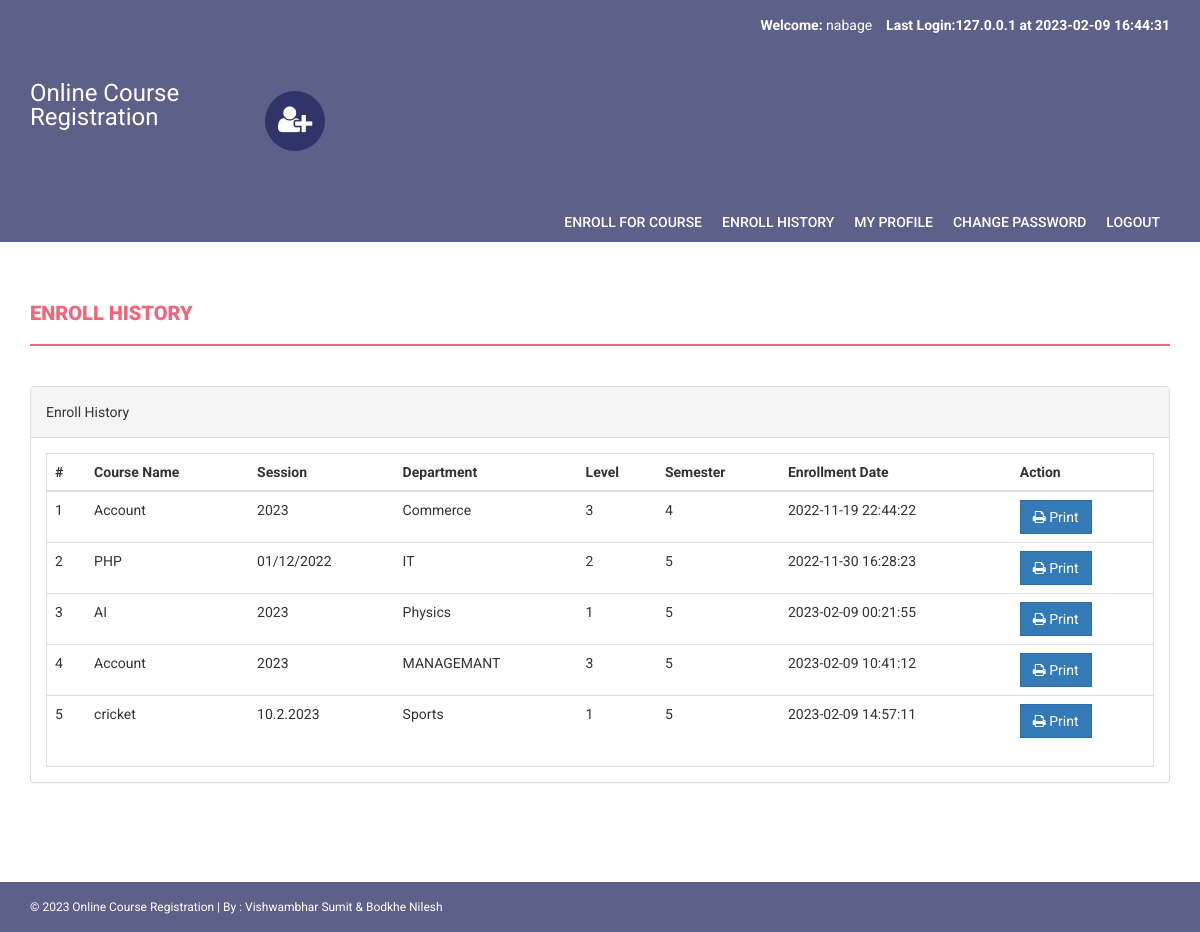
The page /onlinecourse/enroll-history.php (signed in) on the database its author committed.
### tables this page shows
CREATE TABLE IF NOT EXISTS `courseenrolls` (
  `id` int(11) NOT NULL AUTO_INCREMENT,
  `studentRegno` varchar(255) DEFAULT NULL,
  `pincode` varchar(255) DEFAULT NULL,
  `session` int(11) DEFAULT NULL,
  `department` int(11) DEFAULT NULL,
  `level` int(11) DEFAULT NULL,
  `semester` int(11) DEFAULT NULL,
  `course` int(11) DEFAULT NULL,
  `enrollDate` timestamp NULL DEFAULT CURRENT_TIMESTAMP,
  PRIMARY KEY (`id`)
);

CREATE TABLE IF NOT EXISTS `course` (
  `id` int(11) NOT NULL AUTO_INCREMENT,
  `courseCode` varchar(255) DEFAULT NULL,
  `courseName` varchar(255) DEFAULT NULL,
  `courseUnit` varchar(255) DEFAULT NULL,
  `noofSeats` int(11) DEFAULT NULL,
  `creationDate` timestamp NULL DEFAULT CURRENT_TIMESTAMP,
  `updationDate` varchar(255) DEFAULT NULL,
  PRIMARY KEY (`id`)
);

CREATE TABLE IF NOT EXISTS `session` (
  `id` int(11) NOT NULL AUTO_INCREMENT,
  `session` varchar(255) DEFAULT NULL,
  `creationDate` timestamp NULL DEFAULT CURRENT_TIMESTAMP,
  PRIMARY KEY (`id`)
);

CREATE TABLE IF NOT EXISTS `department` (
  `id` int(11) NOT NULL AUTO_INCREMENT,
  `department` varchar(255) DEFAULT NULL,
  `creationDate` timestamp NULL DEFAULT CURRENT_TIMESTAMP,
  PRIMARY KEY (`id`)
);

CREATE TABLE IF NOT EXISTS `level` (
  `id` int(11) NOT NULL AUTO_INCREMENT,
  `level` varchar(255) DEFAULT NULL,
  `creationDate` timestamp NULL DEFAULT CURRENT_TIMESTAMP,
  PRIMARY KEY (`id`)
);

CREATE TABLE IF NOT EXISTS `semester` (
  `id` int(11) NOT NULL AUTO_INCREMENT,
  `semester` varchar(255) DEFAULT NULL,
  `creationDate` timestamp NULL DEFAULT CURRENT_TIMESTAMP,
  `updationDate` varchar(255) DEFAULT NULL,
  PRIMARY KEY (`id`)
);

### onlinecourse/enroll-history.php (the view, shortened to what this page needs)
<?php
include('includes/config.php');
if(strlen($_SESSION['login'])==0)
{
header('location:index.php');
}else{
?>
<!DOCTYPE html>
<html xmlns="http://www.w3.org/1999/xhtml">
<head>
    <link href="assets/css/bootstrap.css" rel="stylesheet" />
    <link href="assets/css/font-awesome.css" rel="stylesheet" />
    <link href="assets/css/style.css" rel="stylesheet" />
</head>
<body>
<?php include('includes/header.php');?>
<?php if($_SESSION['login']!="")
{
 include('includes/menubar.php');
}
 ?>
    <div class="content-wrapper">
        <div class="container">
              <div class="row">
                    <div class="col-md-12">
                        <h1 class="page-head-line">Enroll History  </h1>
                    </div>
                </div>
                <div class="row" >
                <div class="col-md-12">
                    <div class="panel panel-default">
                        <div class="panel-heading">
                           Enroll History
                        </div>
                        <div class="panel-body">
                            <div class="table-responsive table-bordered">
                                <table class="table">
                                    <thead>
                                        <tr>
                                            <th>#</th>
                                            <th>Course Name </th>
                                            <th>Session </th>
                                            <th> Department</th>
                                             <th>Level</th>
                                                <th>Semester</th>
                                             <th>Enrollment Date</th>
                                             <th>Action</th>
                                        </tr>
                                    </thead>
                                    <tbody>
<?php
$sql=mysqli_query($con,"select courseenrolls.course as cid, course.courseName as courname,session.session as session,department.department as dept,level.level as level,courseenrolls.enrollDate as edate ,semester.semester as sem from courseenrolls join course on course.id=courseenrolls.course join session on session.id=courseenrolls.session join department on department.id=courseenrolls.department join level on level.id=courseenrolls.level  join semester on semester.id=courseenrolls.semester  where courseenrolls.studentRegno='".$_SESSION['login']."'");
$cnt=1;
while($row=mysqli_fetch_array($sql))
{
?>
                                        <tr>
                                            <td><?php echo $cnt;?></td>
                                            <td><?php echo htmlentities($row['courname']);?></td>
                                            <td><?php echo htmlentities($row['session']);?></td>
                                            <td><?php echo htmlentities($row['dept']);?></td>
                                            <td><?php echo htmlentities($row['level']);?></td>
                                            <td><?php echo htmlentities($row['sem']);?></td>
                                             <td><?php echo htmlentities($row['edate']);?></td>
                                            <td>
                                            <a href="print.php?id=<?php echo $row['cid']?>" target="_blank">
<button class="btn btn-primary"><i class="fa fa-print "></i> Print</button> </a>
                                            </td>
                                        </tr>
<?php
$cnt++;
} ?>
                                    </tbody>
                                </table>
                            </div>
                        </div>
                    </div>
                </div>
            </div>
        </div>
    </div>
  <?php include('includes/footer.php');?>
</body>
</html>
<?php } ?>

### onlinecourse/includes/header.php (shortened to what this page needs)
<?php
include("includes/config.php");
?>
<?php if($_SESSION['login']!="")
{?>
<header>
        <div class="container">
            <div class="row">
                <div class="col-md-12">
                    <strong>Welcome: </strong><?php echo htmlentities($_SESSION['sname']);?>
                    <strong>Last Login:<?php
        $ret=mysqli_query($con,"SELECT  * from userlog where studentRegno='".$_SESSION['login']."' order by id desc limit 1,1");
                    $row=mysqli_fetch_array($ret);
                    echo $row['userip']; ?> at <?php echo $row['loginTime'];?></strong>
                </div>
            </div>
        </div>
    </header>
    <?php } ?>
    <div class="navbar navbar-inverse set-radius-zero">
        <div class="container">
            <div class="navbar-header">
                <a class="navbar-brand" href="#" style="color:#fff; font-size:24px;4px; line-height:24px; ">
                   Online Course Registration
                </a>
            </div>
            <div class="left-div">
                <i class="fa fa-user-plus login-icon" ></i>
        </div>
            </div>
        </div>

### onlinecourse/assets/css/style.css (style rules this page uses)
body { font-family: 'Roboto', sans-serif; line-height: 30px; }
.set-radius-zero { border-radius: 0px; -moz-border-radius: 0px; -webkit-border-radius: 0px; }
.content-wrapper { margin-top: 40px; min-height: 600px; padding-bottom: 60px; }
.page-head-line { font-weight: 900; padding-bottom: 20px; border-bottom: 2px solid #F0677C; text-transform: uppercase; color: #F0677C; font-size: 20px; margin-bottom: 40px; }
.btn { border-radius: 0px; -webkit-border-radius: 0px; -moz-border-radius: 0px; }
.login-icon { height: 60px; width: 60px; padding: 13px; border-radius: 50%; font-size: 30px; margin-bottom: 20px; color: #fff; text-align: center; cursor:pointer; background-color:#1f235cb8; -webkit-border-radius:50%; -moz-border-radius:50%; }
header { background-color:#1f235cb8; color: #fff; padding: 10px; text-align: right; }
.left-div { padding-left: 30px; margin-top: 40px; margin-bottom: 30px; }
.navbar-brand { width: 250px; padding-top: 30px; }
.navbar-inverse { background-color: #1f235cb8; border-color: transparent; }
.navbar { margin-bottom: 0px; }

### rows shown on the page
courseenrolls: course.courseName "Account", session.session "2023", department.department "Commerce", level.level "3", semester.semester "4", enrollDate "2022-11-19 22:44:22"
courseenrolls: course.courseName "PHP", session.session "01/12/2022", department.department "IT", level.level "2", semester.semester "5", enrollDate "2022-11-30 16:28:23"
courseenrolls: course.courseName "AI", session.session "2023", department.department "Physics", level.level "1", semester.semester "5", enrollDate "2023-02-09 00:21:55"
courseenrolls: course.courseName "Account", session.session "2023", department.department "MANAGEMANT", level.level "3", semester.semester "5", enrollDate "2023-02-09 10:41:12"
courseenrolls: course.courseName "cricket", session.session "10.2.2023", department.department "Sports", level.level "1", semester.semester "5", enrollDate "2023-02-09 14:57:11"

### other values the page prints
$_SESSION['sname'] "nabage"
$row['userip'] "127.0.0.1"
$row['loginTime'] "2023-02-09 16:44:31"
